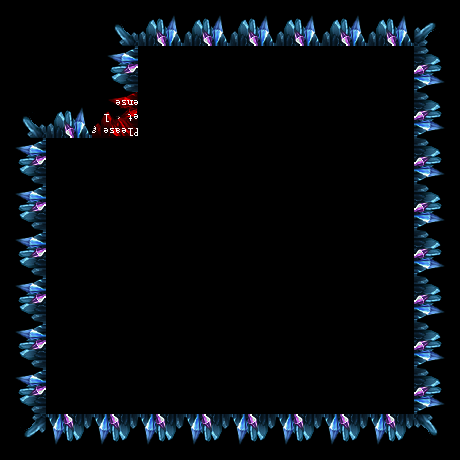

A 2D game scene composited from a Tiled map and its tileset images. What follows is a short description and the map's XML, with each tile layer's data collapsed to a summary:
An orthogonal 10x10 tile map with 46x46 px tiles, 1 tile layer (terrain).

<map version="1.0" orientation="orthogonal" width="10" height="10" tilewidth="46" tileheight="46">
 <tileset firstgid="1" name="terrain0" tilewidth="46" tileheight="46" spacing="1" margin="1">
  <image source="terrain0.png" width="96" height="96" />
  <tile id="0">
   <properties>
    <property name="is_blank" value="1" />
   </properties>
  </tile>
 </tileset>
 <layer name="terrain" width="10" height="10">
  <data>[100 cells, 96 non-empty, 4 distinct tile ids]</data>
 </layer>
</map>